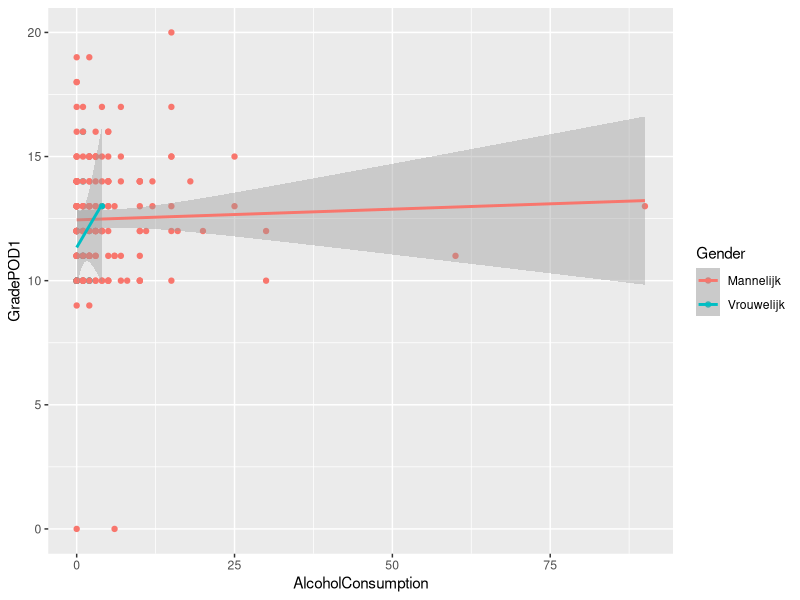

Write R code to recreate this figure.
## ---- chunk 1
knitr::opts_chunk$set(echo = TRUE)
library(tidyverse)
## ---- chunk 2
data <- read_csv('../data/npe-1920-wiskundige-geletterdheid.csv')
usedData <- na.omit(data.frame(AlcoholConsumptions=data$AlcoholConsumption,
                       GradesPOD=data$GradePOD1,
                       Gender=data$Gender))
glimpse(usedData)
## ---- chunk 3
ggplot(data = data, mapping = aes(x = AlcoholConsumption, y = GradePOD1, col = Gender)) +
  geom_point() +
  geom_smooth(method = "lm", formula = y ~ x)
## ---- chunk 4
regr_alcoholmath <- lm(usedData$GradesPOD ~ usedData$AlcoholConsumptions)
regr_alcoholmath
## ---- chunk 5
correlatieCoefficient <- cor(x = usedData$AlcoholConsumptions, y = usedData$GradesPOD)
determinatieCoefficient <- correlatieCoefficient^2
correlatieCoefficient
determinatieCoefficient
## ---- chunk 6
mannelijk <- usedData[usedData$Gender == "Mannelijk",]
regr_mannelijk <- lm(mannelijk$GradesPOD ~ mannelijk$AlcoholConsumptions)
regr_mannelijk
correlatieCoefficient_mannen <- cor(x = mannelijk$GradesPOD, y = mannelijk$AlcoholConsumptions)
determinatieCoefficient_mannen <- cor(x = mannelijk$GradesPOD, y = mannelijk$AlcoholConsumptions)^2
correlatieCoefficient_mannen 
determinatieCoefficient_mannen
## ---- chunk 7
vrouwelijk <- usedData[usedData$Gender == "Vrouwelijk",]
regr_vrouwelijk <- lm(vrouwelijk$GradesPOD ~ vrouwelijk$AlcoholConsumptions)
regr_vrouwelijk
correlatieCoefficient_vrouwen <- cor(x = vrouwelijk$GradesPOD, y = vrouwelijk$AlcoholConsumptions)
determinatieCoefficient_vrouwen <- cor(x = vrouwelijk$GradesPOD, y = vrouwelijk$AlcoholConsumptions)^2
correlatieCoefficient_vrouwen 
determinatieCoefficient_vrouwen
